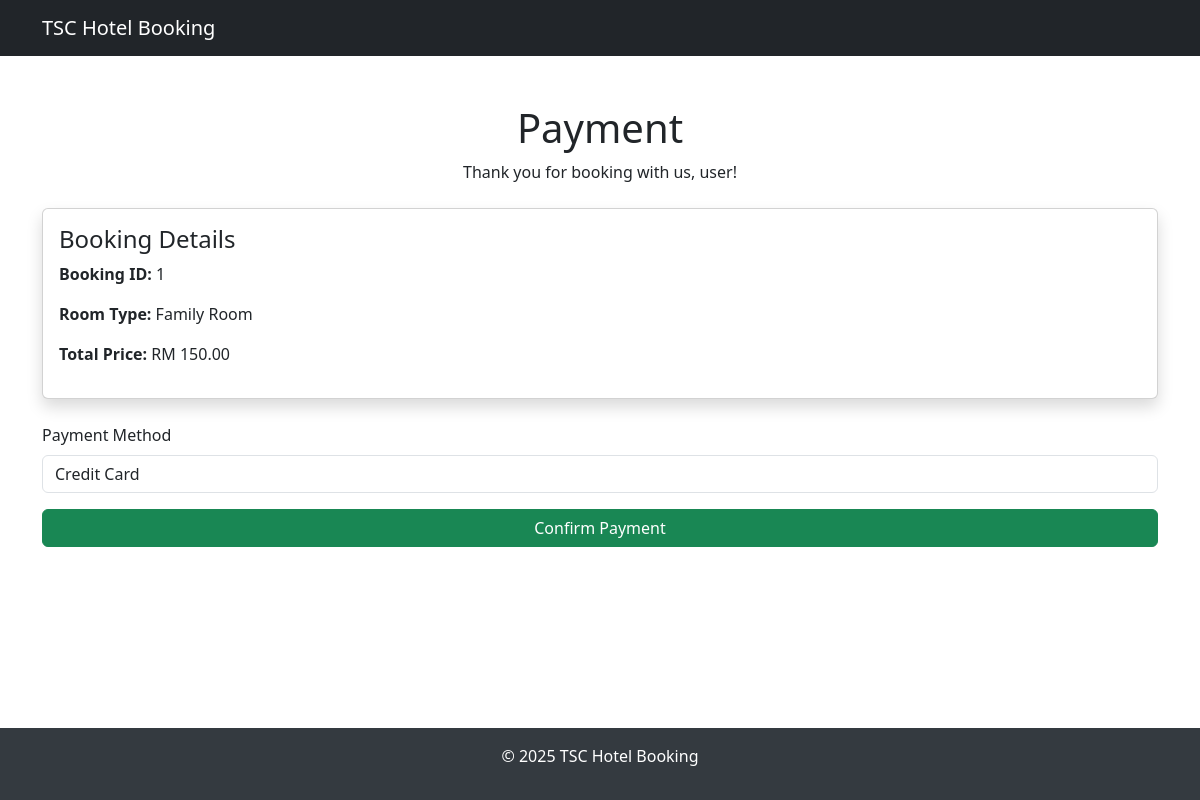
The app's page /payment.php?booking_id=1 (signed in) with its own data.
### tables this page shows
CREATE TABLE `booking` (
  `BookingID` int(11) NOT NULL,
  `CustomerID` int(11) NOT NULL,
  `CheckInDate` date NOT NULL,
  `CheckOutDate` date NOT NULL,
  `BookingStatus` varchar(50) NOT NULL DEFAULT 'Pending',
  `NumberOfGuest` int(11) NOT NULL,
  `TotalPrice` decimal(10,2) DEFAULT NULL,
  `BookingDate` datetime DEFAULT current_timestamp()
);

CREATE TABLE `customer` (
  `CustomerID` int(11) NOT NULL,
  `Name` varchar(255) NOT NULL,
  `Email` varchar(255) NOT NULL,
  `Password` varchar(255) NOT NULL,
  `PhoneNumber` varchar(15) DEFAULT NULL,
  `CreatedAt` datetime DEFAULT current_timestamp()
);

CREATE TABLE `room` (
  `RoomID` int(11) NOT NULL,
  `RoomType` varchar(50) NOT NULL,
  `PricePerNight` decimal(10,2) NOT NULL,
  `Capacity` int(11) NOT NULL,
  `AvailabilityStatus` tinyint(1) NOT NULL DEFAULT 1
);

### payment.php (the view, shortened to what this page needs)
<?php
include('includes/db.php');
$booking_id = intval($_GET['booking_id']);
$query = "
    SELECT b.BookingID, b.TotalPrice, b.BookingStatus,
           r.RoomType, r.PricePerNight,
           c.Name AS CustomerName, c.Email AS CustomerEmail
    FROM Booking b
    INNER JOIN BookingRoom br ON b.BookingID = br.BookingID
    INNER JOIN Room r ON br.RoomID = r.RoomID
    INNER JOIN Customer c ON b.CustomerID = c.CustomerID
    WHERE b.BookingID = $booking_id AND b.CustomerID = {$_SESSION['user_id']}
";
$result = mysqli_query($conn, $query);
$booking = mysqli_fetch_assoc($result);
?>
<!DOCTYPE html>
<html lang="en">
<head>
    <link href="https://cdn.jsdelivr.net/npm/bootstrap@5.3.0/dist/css/bootstrap.min.css" rel="stylesheet">
</head>
<body>
    <nav class="navbar navbar-expand-lg navbar-dark bg-dark">
        <div class="container">
            <a class="navbar-brand" href="home.php">TSC Hotel Booking</a>
        </div>
    </nav>
    <main class="container my-5">
        <h1 class="text-center">Payment</h1>
        <p class="text-center">Thank you for booking with us, <?php echo htmlspecialchars($booking['CustomerName']); ?>!</p>
        <div class="card shadow mt-4">
            <div class="card-body">
                <h4>Booking Details</h4>
                <p><strong>Booking ID:</strong> <?php echo htmlspecialchars($booking['BookingID']); ?></p>
                <p><strong>Room Type:</strong> <?php echo htmlspecialchars($booking['RoomType']); ?></p>
                <p><strong>Total Price:</strong> RM <?php echo htmlspecialchars($booking['TotalPrice']); ?></p>
            </div>
        </div>
        <form method="POST" class="mt-4">
            <div class="mb-3">
                <label for="payment_method" class="form-label">Payment Method</label>
                <select name="payment_method" class="form-control" required>
                    <option value="Credit Card">Credit Card</option>
                </select>
            </div>
            <button type="submit" class="btn btn-success w-100">Confirm Payment</button>
        </form>
    </main>
    <footer>
        <div class="container">
            <p>&copy; 2025 TSC Hotel Booking</p>
        </div>
    </footer>
</body>
</html>

### payment.php (style rules this page uses)
body { display: flex; flex-direction: column; min-height: 100vh; }
main { flex: 1; }
footer { background-color: #343a40; color: white; text-align: center; padding: 1rem 0; }

### records on screen
booking: CustomerID.Name "user", BookingID "1", room.RoomType "Family Room", TotalPrice "150.00"
